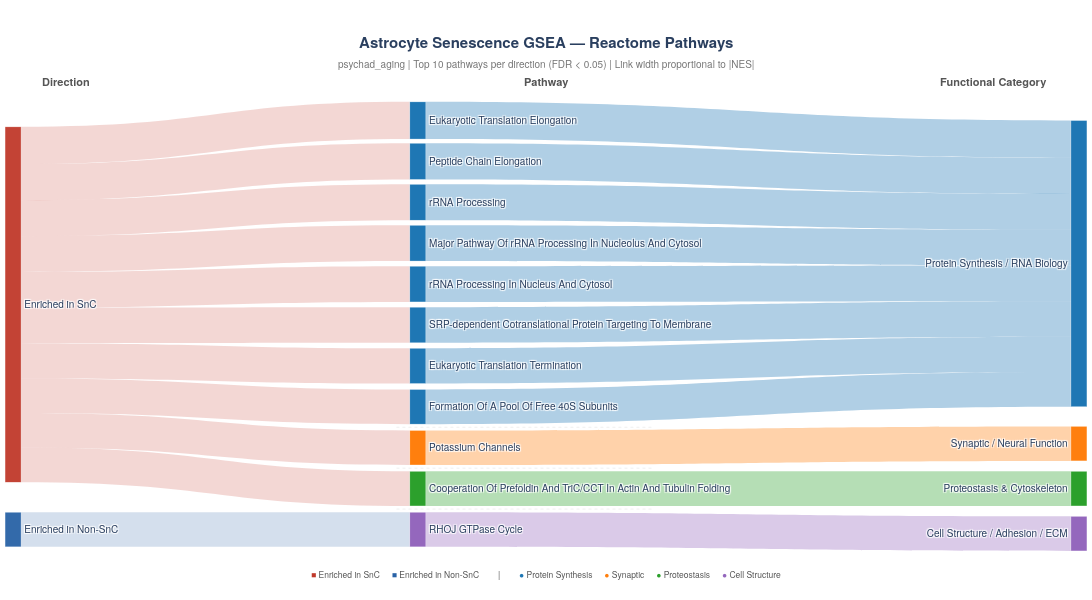

Source (notebook cell):
### Code cell
# ============================================================
# Step 4e: Sankey — Direction → Pathway → Functional Category
# TOP 10 per direction, full pathway names
# ============================================================
import plotly.graph_objects as go
import numpy as np
import os

TOP_N = 10

# --- Prepare data ---
df = sig_reactome.copy()
df['Pathway'] = df['Term'].str.replace(r'\s*R-HSA-\d+', '', regex=True)
df['Direction'] = np.where(df['NES'] > 0, 'Enriched in SnC', 'Enriched in Non-SnC')
df['NES_abs'] = df['NES'].abs()

# TOP 10 per direction
sig_up = df[df['NES'] > 0].nlargest(TOP_N, 'NES')
sig_down = df[df['NES'] < 0].nsmallest(TOP_N, 'NES')
df = pd.concat([sig_up, sig_down])

print(f"Selected: {len(sig_up)} SnC + {len(sig_down)} Non-SnC = {len(df)} pathways")

# Full names
df['Pathway_short'] = df['Pathway']

# --- Colors ---
cat_colors = {
    'Protein Synthesis / RNA Biology':          'rgba(31, 119, 180, 0.85)',
    'Synaptic / Neural Function':               'rgba(255, 127, 14, 0.85)',
    'Stress / Immune / Environmental Response':  'rgba(214, 39, 40, 0.85)',
    'Proteostasis & Cytoskeleton':              'rgba(44, 160, 44, 0.85)',
    'Cell Structure / Adhesion / ECM':          'rgba(148, 103, 189, 0.85)',
    # OPC categories
    'DNA / RNA / Protein & Metabolism':         'rgba(31, 119, 180, 0.85)',
    'Cell Adhesion & Cytoskeleton':             'rgba(44, 160, 44, 0.85)',
    'Intracellular Signaling & Transcription':  'rgba(148, 103, 189, 0.85)',
    'Senescence / Stress Response':             'rgba(214, 39, 40, 0.85)',
    'Immune / Inflammation':                    'rgba(255, 187, 40, 0.85)',
    'Synaptic / Neural Signaling':              'rgba(255, 127, 14, 0.85)',
}
cat_colors_solid = {k: v.replace('0.85', '1.0') for k, v in cat_colors.items()}
cat_link_colors  = {k: v.replace('0.85', '0.35') for k, v in cat_colors.items()}

dir_colors = {
    'Enriched in SnC':     'rgba(192, 57, 43, 0.95)',
    'Enriched in Non-SnC': 'rgba(41, 98, 166, 0.95)',
}
dir_link_colors = {
    'Enriched in SnC':     'rgba(192, 57, 43, 0.20)',
    'Enriched in Non-SnC': 'rgba(41, 98, 166, 0.20)',
}

# --- Order pathways by category then NES ---
cat_order = list(cat_colors.keys())

ordered_rows = []
for cat in cat_order:
    cat_df = df[df['Category'] == cat].sort_values('NES', ascending=False)
    if len(cat_df) > 0:
        ordered_rows.append(cat_df)
df_sorted = pd.concat(ordered_rows)

pathways_ordered = df_sorted['Pathway_short'].tolist()
n_pw = len(pathways_ordered)

directions = []
if (df['NES'] > 0).any():
    directions.append('Enriched in SnC')
if (df['NES'] < 0).any():
    directions.append('Enriched in Non-SnC')

categories = [c for c in cat_order if c in df['Category'].values]
n_cats = len(categories)

all_nodes = directions + pathways_ordered + categories
node_idx = {name: i for i, name in enumerate(all_nodes)}

# --- Fixed positions ---
X_DIR = 0.001
X_PW  = 0.38
X_CAT = 0.999

node_x, node_y = [], []

snc_indices = [i for i, (_, row) in enumerate(df_sorted.iterrows()) if row['NES'] > 0]
nonsnc_indices = [i for i, (_, row) in enumerate(df_sorted.iterrows()) if row['NES'] < 0]

if 'Enriched in SnC' in directions:
    node_x.append(X_DIR)
    mid = np.mean(snc_indices) if snc_indices else 0.5 * n_pw
    node_y.append((mid + 0.5) / n_pw)

if 'Enriched in Non-SnC' in directions:
    node_x.append(X_DIR)
    mid = np.mean(nonsnc_indices) if nonsnc_indices else 0.5 * n_pw
    node_y.append((mid + 0.5) / n_pw)

for i in range(n_pw):
    node_x.append(X_PW)
    node_y.append((i + 0.5) / n_pw)

# Category nodes — center of mass with minimum gap enforcement
cat_centers = {}
for cat in categories:
    pw_idx = [i for i, (_, row) in enumerate(df_sorted.iterrows()) if row['Category'] == cat]
    cat_centers[cat] = (np.mean(pw_idx) + 0.5) / n_pw if pw_idx else 0.5

cat_y_positions = [cat_centers[c] for c in categories]

MIN_GAP = 0.10
for _ in range(20):
    adjusted = False
    for i in range(1, len(cat_y_positions)):
        gap = cat_y_positions[i] - cat_y_positions[i-1]
        if gap < MIN_GAP:
            shift = (MIN_GAP - gap) / 2
            cat_y_positions[i-1] -= shift
            cat_y_positions[i] += shift
            adjusted = True
    cat_y_positions = [max(0.02, min(0.98, y)) for y in cat_y_positions]
    if not adjusted:
        break

for i, cat in enumerate(categories):
    node_x.append(X_CAT)
    node_y.append(cat_y_positions[i])

# --- Build links ---
sources, targets, values, link_colors = [], [], [], []

for _, row in df_sorted.iterrows():
    nes = row['NES_abs']
    cat = row['Category']
    pw = row['Pathway_short']
    direction = row['Direction']

    sources.append(node_idx[direction])
    targets.append(node_idx[pw])
    values.append(nes)
    link_colors.append(dir_link_colors[direction])

    sources.append(node_idx[pw])
    targets.append(node_idx[cat])
    values.append(nes)
    link_colors.append(cat_link_colors[cat])

# --- Node colors ---
node_colors = []
for n in all_nodes:
    if n in dir_colors:
        node_colors.append(dir_colors[n])
    elif n in cat_colors_solid:
        node_colors.append(cat_colors_solid[n])
    else:
        match = df_sorted[df_sorted['Pathway_short'] == n]
        if len(match) > 0:
            node_colors.append(cat_colors_solid[match.iloc[0]['Category']])
        else:
            node_colors.append('rgba(150,150,150,0.8)')

# --- Figure ---
n_total = len(df)
fig_height = max(600, n_total * 45)

fig = go.Figure(data=[go.Sankey(
    arrangement='fixed',
    node=dict(
        pad=6,
        thickness=16,
        line=dict(color='rgba(255,255,255,0.6)', width=0.5),
        label=all_nodes,
        color=node_colors,
        x=node_x,
        y=node_y,
    ),
    link=dict(
        source=sources,
        target=targets,
        value=values,
        color=link_colors,
    )
)])

fig.update_layout(
    font=dict(size=10, family='Helvetica Neue, Helvetica, Arial, sans-serif'),
    width=1250,
    height=fig_height,
    paper_bgcolor='white',
    plot_bgcolor='white',
    margin=dict(l=12, r=12, t=100, b=50),
)

# Title
fig.add_annotation(
    x=0.5, y=1.06, xref='paper', yref='paper',
    text=(f'<b>{CELL_TYPE} Senescence GSEA — Reactome Pathways</b><br>'
          f'<span style="font-size:10px; color:#777">{DATASET} | '
          f'Top {TOP_N} pathways per direction (FDR < {FDR_THRESHOLD}) | '
          f'Link width proportional to |NES|</span>'),
    showarrow=False, font=dict(size=15), xanchor='center', yanchor='bottom'
)

# Column headers
for xp, lab in zip(
    [X_DIR + 0.05, X_PW + 0.12, X_CAT - 0.08],
    ['<b>Direction</b>', '<b>Pathway</b>', '<b>Functional Category</b>']
):
    fig.add_annotation(
        x=xp, y=1.02, xref='paper', yref='paper',
        text=lab, showarrow=False,
        font=dict(size=11, color='#555', family='Helvetica Neue, Helvetica, Arial, sans-serif'),
        xanchor='center', yanchor='bottom'
    )

# Category group separators
pw_cat_list = df_sorted['Category'].tolist()
prev_cat = None
for i, cat in enumerate(pw_cat_list):
    if cat != prev_cat and prev_cat is not None:
        y_pos = 1 - (i / n_pw)
        fig.add_shape(
            type='line',
            x0=X_PW - 0.02, x1=X_PW + 0.22,
            y0=y_pos, y1=y_pos,
            xref='paper', yref='paper',
            line=dict(color='rgba(160,160,160,0.35)', width=0.5, dash='dot')
        )
    prev_cat = cat

# Legend
legend_parts = [
    f'<span style="color:rgb(192,57,43)">■</span> Enriched in SnC',
    f'<span style="color:rgb(41,98,166)">■</span> Enriched in Non-SnC',
    '   |   ',
]
for cat in categories:
    rgb = cat_colors_solid[cat].replace('rgba', 'rgb').rsplit(',', 1)[0] + ')'
    short_name = cat.split('/')[0].strip() if '/' in cat else cat.split('&')[0].strip()
    legend_parts.append(f'<span style="color:{rgb}">●</span> {short_name}')

fig.add_annotation(
    x=0.5, y=-0.035, xref='paper', yref='paper',
    text='     '.join(legend_parts), showarrow=False,
    font=dict(size=8.5, color='#555', family='Helvetica Neue, Helvetica, Arial, sans-serif'),
    xanchor='center', yanchor='top'
)

fig.show()

# --- Export ---
os.makedirs(FIGURES_DIR, exist_ok=True)
db_short = 'reactome'
base = FIGURES_DIR / f'{DATASET}_{CELL_TYPE.lower()}_{db_short}_gsea_sankey_top{TOP_N}'

fig.write_html(str(base.with_suffix('.html')))
fig.write_image(str(base.with_suffix('.svg')), format='svg', scale=2)
fig.write_image(str(base.with_suffix('.pdf')), format='pdf', scale=2)

print(f"\n✅ Exported:")
print(f"   {base.with_suffix('.html').name}")
print(f"   {base.with_suffix('.svg').name}")
print(f"   {base.with_suffix('.pdf').name}")

### Figure 1 — Plotly figure (JSON) as saved in the notebook; plotly's stock layout.template omitted (floating-point values rounded to 4 significant figures)
{"data": [{"arrangement": "fixed", "link": {"color": ["rgba(192, 57, 43, 0.20)", "rgba(31, 119, 180, 0.35)", "rgba(192, 57, 43, 0.20)", "rgba(31, 119, 180, 0.35)", "rgba(192, 57, 43, 0.20)", "rgba(31, 119, 180, 0.35)", "rgba(192, 57, 43, 0.20)", "rgba(31, 119, 180, 0.35)", "rgba(192, 57, 43, 0.20)", "rgba(31, 119, 180, 0.35)", "rgba(192, 57, 43, 0.20)", "rgba(31, 119, 180, 0.35)", "rgba(192, 57, 43, 0.20)", "rgba(31, 119, 180, 0.35)", "rgba(192, 57, 43, 0.20)", "rgba(31, 119, 180, 0.35)", "rgba(192, 57, 43, 0.20)", "rgba(255, 127, 14, 0.35)", "rgba(192, 57, 43, 0.20)", "rgba(44, 160, 44, 0.35)", "rgba(41, 98, 166, 0.20)", "rgba(148, 103, 189, 0.35)"], "source": [0, 2, 0, 3, 0, 4, 0, 5, 0, 6, 0, 7, 0, 8, 0, 9, 0, 10, 0, 11, 1, 12], "target": [2, 13, 3, 13, 4, 13, 5, 13, 6, 13, 7, 13, 8, 13, 9, 13, 10, 14, 11, 15, 12, 16], "value": [2.168, 2.168, 2.109, 2.109, 2.091, 2.091, 2.082, 2.082, 2.081, 2.081, 2.072, 2.072, 2.054, 2.054, 2.019, 2.019, 2.011, 2.011, 2.019, 2.019, 2.016, 2.016]}, "node": {"color": ["rgba(192, 57, 43, 0.95)", "rgba(41, 98, 166, 0.95)", "rgba(31, 119, 180, 1.0)", "rgba(31, 119, 180, 1.0)", "rgba(31, 119, 180, 1.0)", "rgba(31, 119, 180, 1.0)", "rgba(31, 119, 180, 1.0)", "rgba(31, 119, 180, 1.0)", "rgba(31, 119, 180, 1.0)", "rgba(31, 119, 180, 1.0)", "rgba(255, 127, 14, 1.0)", "rgba(44, 160, 44, 1.0)", "rgba(148, 103, 189, 1.0)", "rgba(31, 119, 180, 1.0)", "rgba(255, 127, 14, 1.0)", "rgba(44, 160, 44, 1.0)", "rgba(148, 103, 189, 1.0)"], "label": ["Enriched in SnC", "Enriched in Non-SnC", "Eukaryotic Translation Elongation", "Peptide Chain Elongation", "rRNA Processing", "Major Pathway Of rRNA Processing In Nucleolus And Cytosol", "rRNA Processing In Nucleus And Cytosol", "SRP-dependent Cotranslational Protein Targeting To Membrane", "Eukaryotic Translation Termination", "Formation Of A Pool Of Free 40S Subunits", "Potassium Channels", "Cooperation Of Prefoldin And TriC/CCT In Actin And Tubulin Folding", "RHOJ GTPase Cycle", "Protein Synthesis / RNA Biology", "Synaptic / Neural Function", "Proteostasis & Cytoskeleton", "Cell Structure / Adhesion / ECM"], "line": {"color": "rgba(255,255,255,0.6)", "width": 0.5}, "pad": 6, "thickness": 16, "x": [0.001, 0.001, 0.38, 0.38, 0.38, 0.38, 0.38, 0.38, 0.38, 0.38, 0.38, 0.38, 0.38, 0.999, 0.999, 0.999, 0.999], "y": [0.4545, 0.9545, 0.04545, 0.1364, 0.2273, 0.3182, 0.4091, 0.5, 0.5909, 0.6818, 0.7727, 0.8636, 0.9545, 0.3636, 0.7636, 0.8636, 0.9636]}, "type": "sankey"}], "layout": {"annotations": [{"font": {"size": 15}, "showarrow": false, "text": "<b>Astrocyte Senescence GSEA — Reactome Pathways</b><br><span style=\"font-size:10px; color:#777\">psychad_aging | Top 10 pathways per direction (FDR < 0.05) | Link width proportional to |NES|</span>", "x": 0.5, "xanchor": "center", "xref": "paper", "y": 1.06, "yanchor": "bottom", "yref": "paper"}, {"font": {"color": "#555", "family": "Helvetica Neue, Helvetica, Arial, sans-serif", "size": 11}, "showarrow": false, "text": "<b>Direction</b>", "x": 0.051, "xanchor": "center", "xref": "paper", "y": 1.02, "yanchor": "bottom", "yref": "paper"}, {"font": {"color": "#555", "family": "Helvetica Neue, Helvetica, Arial, sans-serif", "size": 11}, "showarrow": false, "text": "<b>Pathway</b>", "x": 0.5, "xanchor": "center", "xref": "paper", "y": 1.02, "yanchor": "bottom", "yref": "paper"}, {"font": {"color": "#555", "family": "Helvetica Neue, Helvetica, Arial, sans-serif", "size": 11}, "showarrow": false, "text": "<b>Functional Category</b>", "x": 0.919, "xanchor": "center", "xref": "paper", "y": 1.02, "yanchor": "bottom", "yref": "paper"}, {"font": {"color": "#555", "family": "Helvetica Neue, Helvetica, Arial, sans-serif", "size": 8.5}, "showarrow": false, "text": "<span style=\"color:rgb(192,57,43)\">■</span> Enriched in SnC     <span style=\"color:rgb(41,98,166)\">■</span> Enriched in Non-SnC        |        <span style=\"color:rgb(31, 119, 180)\">●</span> Protein Synthesis     <span style=\"color:rgb(255, 127, 14)\">●</span> Synaptic     <span style=\"color:rgb(44, 160, 44)\">●</span> Proteostasis     <span style=\"color:rgb(148, 103, 189)\">●</span> Cell Structure", "x": 0.5, "xanchor": "center", "xref": "paper", "y": -0.035, "yanchor": "top", "yref": "paper"}], "font": {"family": "Helvetica Neue, Helvetica, Arial, sans-serif", "size": 10}, "height": 600, "margin": {"b": 50, "l": 12, "r": 12, "t": 100}, "paper_bgcolor": "white", "plot_bgcolor": "white", "shapes": [{"line": {"color": "rgba(160,160,160,0.35)", "dash": "dot", "width": 0.5}, "type": "line", "x0": 0.36, "x1": 0.6, "xref": "paper", "y0": 0.2727, "y1": 0.2727, "yref": "paper"}, {"line": {"color": "rgba(160,160,160,0.35)", "dash": "dot", "width": 0.5}, "type": "line", "x0": 0.36, "x1": 0.6, "xref": "paper", "y0": 0.1818, "y1": 0.1818, "yref": "paper"}, {"line": {"color": "rgba(160,160,160,0.35)", "dash": "dot", "width": 0.5}, "type": "line", "x0": 0.36, "x1": 0.6, "xref": "paper", "y0": 0.09091, "y1": 0.09091, "yref": "paper"}], "width": 1250}}
